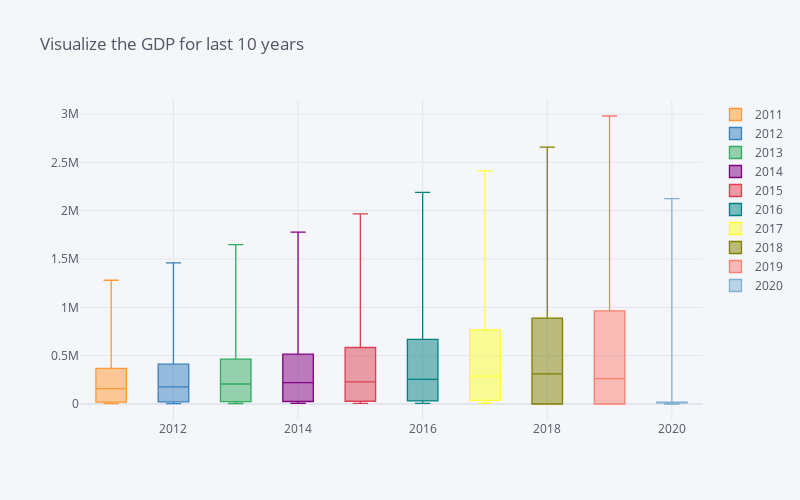

Notebook code for this chart:
### Markdown cell above
### The below graph gives the boxPlot of the GDP of India from 2011-2020

### Code cell
import cufflinks as cf
cf.go_offline()
cf.set_config_file(offline=False, world_readable=True)

iplot(gdp1.iplot(asFigure=True, kind='box',title='Visualize the GDP for last 10 years', dimensions=(800,500)))
